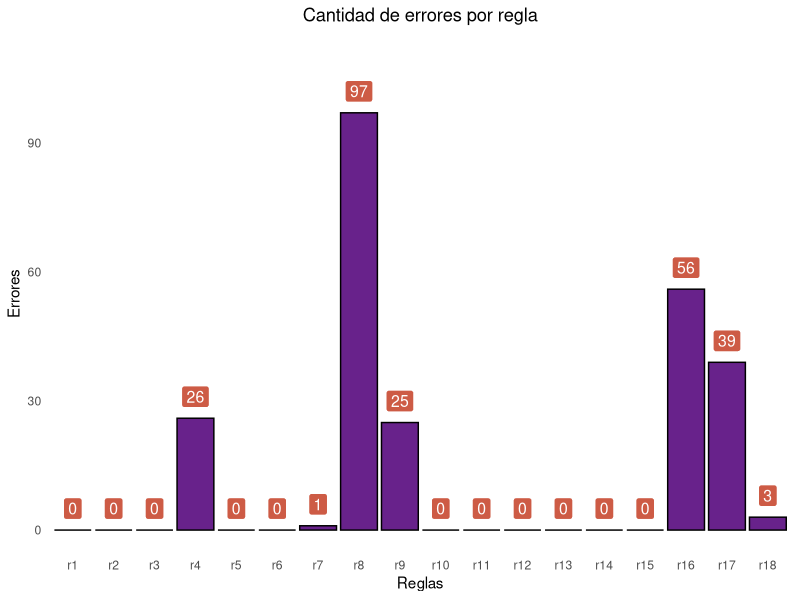

Generate this figure with R:
## ---- chunk 1
library(readxl)
library(tidyverse)
library(ggplot2)

adm <- read_excel("adm.xlsx")
## ---- chunk 2
reglas = tribble(
~id, ~descrip, ~cond,
"r1", "(countrycode) es faltante", "is.na(countrycode)",
"r2", "(patientid) es faltante", "is.na(patientid)",
"r3", "(interview) es faltante", "is.na(interview)",
"r4", "(ethnicgroup) es faltante", "is.na(ethnicgroup)",
"r5", "(scr) es faltante", "is.na(scr)",
"r6", "(usscr) es faltante", "is.na(usscr)",
"r7", "(consent) es faltante", "is.na(consent)",
"r8", "(subjectnumber) es faltante cuando (scr), (usscr) y (consent) son 2", "(scr == 2 & usscr == 2 & consent == 2) & (is.na(subjectnumber) | subjectnumber == '')",
"r9", "(ethnicgroup) distinto de 1,2,3 o 4", "!is.na(ethnicgroup) & ethnicgroup != '' & !ethnicgroup %in% c(1, 2, 3, 4)",
"r10", "(scr) distinto de 1 o 2", "!is.na(scr) & scr != '' & !scr %in% c(1,2)",
"r11", "(usscr) distinto de 1 o 2", "!is.na(usscr) & usscr != '' & !usscr %in% c(1,2)",
"r12", "(consent) distinto de 1 o 2", "!is.na(consent) & consent != '' & !consent %in% c(1,2)",
"r13", "(countrycode) distinto de 4, 11, 14, 23, 31, 48, 54, 65, 72 o 97", "!is.na(countrycode) & countrycode != '' & !countrycode %in% c(4, 11, 14, 23, 31, 48, 54, 65, 72, 97)",
"r14", "(interview) no sigue formato dd/mm/yyyy", "!is.na(interview) & interview != '' & tryCatch(is.na(as.Date(`interview`, format='%d/%m/%Y')), error = function(e) TRUE)",
"r15", "(patientid) no sigue el formato dd/mm/yyyy-AA", "!is.na(patientid) & patientid != '' & !grepl('^\\\\d{2}/\\\\d{2}/\\\\d{4}-[A-Z]{2}$', patientid) | tryCatch(is.na(as.Date(sub('-.*', '', patientid), format = '%d/%m/%Y')), error = function(e) TRUE)",
"r16", "(subjectnumber) tiene valor cuando (scr), (usscr) o (consent) no son 2", "(scr != 2 | usscr != 2 | consent != 2) & !is.na(subjectnumber) & subjectnumber != ''",
"r17", "(subjectnumber) no respeta formato: 3 dígitos de (countrycode) + 6 números", 
"(scr == 2 & usscr == 2 & consent == 2) & !is.na(subjectnumber) & subjectnumber != '' & (!grepl('^\\\\d{9}$', subjectnumber) | substr(subjectnumber, 1, 3) != sprintf('%03d', countrycode))",
"r18", "Edad fuera de rango según (patientid) e (interview)", " !is.na(patientid) & !is.na(interview) &
  tryCatch({
    fecha_nac <- as.Date(sub('-.*', '', patientid), format='%d/%m/%Y')
    fecha_entrevista <- as.Date(interview, format='%d/%m/%Y')
    edad <- as.numeric(difftime(fecha_entrevista, fecha_nac, units = 'days')) / 365.25
    edad < 18 | edad > 100
  }, error = function(e) FALSE)
"
)

## ---- chunk 3

validador = function(regla, id, cond){
reglas = regla[[cond]]
names(reglas) = regla[[id]]
reglas
}


validar = function(datos, id, validador){
sapply(
validador,
function(x) eval(parse(text = x), datos)
) |>
dplyr::as_tibble() |>
dplyr::mutate(registro = datos[[id]], .before = 0)
}
## ---- chunk 4
validacion = validar(adm, "patientid", validador(reglas, "id", "cond"))
inconsistencias = sum(validacion[,2:19],na.rm = T)
validacion
## ---- chunk 5
validacion_largo = pivot_longer(validacion, -registro, names_to = "regla", values_to = "error")

ind_incos = validacion_largo |>
filter(error) |>
distinct(registro) |>
count()

ind_limp = 1000 - ind_incos
## ---- chunk 6
ind_incos
## ---- chunk 7
errores = colSums(validacion[,2:19],na.rm = T)
id=reglas$id
df=data.frame(errores,id)

df$id <- factor(df$id, levels = paste0("r", 1:18))
#Hacer gráfico de barras
ggplot(data = df) +
  aes(x = id, y = errores) +
  geom_bar(stat = "identity", fill = "darkorchid4", color ="black") +
  geom_label(
    aes(label = errores), #texto a mostrar en cada barra (en este caso, el conteo)
    vjust = -0.5, #justificacion vertical, en este caso arriba de todo
    size = 4, #tamaño de la etiqueta
    fill = "coral3", #color de fondo
    color = "white" #color del texto
    )+
  scale_y_continuous(limits = c(0,110))+
  labs(title = "Cantidad de errores por regla", x = "Reglas", y ="Errores")+
  theme_minimal()+
  theme(plot.title = element_text(hjust = 0.5),panel.grid = element_blank())

## ---- chunk 8
preg_a =sum(validacion[,c(2,13)],na.rm = T)
preg_b =sum(validacion[,c(3,15)],na.rm = T)
preg_c =sum(validacion[,c(4,14)],na.rm = T)



#como contemplar en el caso de que sea menor de edad o sea una señora de 120 años, cual de los #campos es el del error?birth date?date of interview?
#no tener en cuenta los errores de la regla 18


